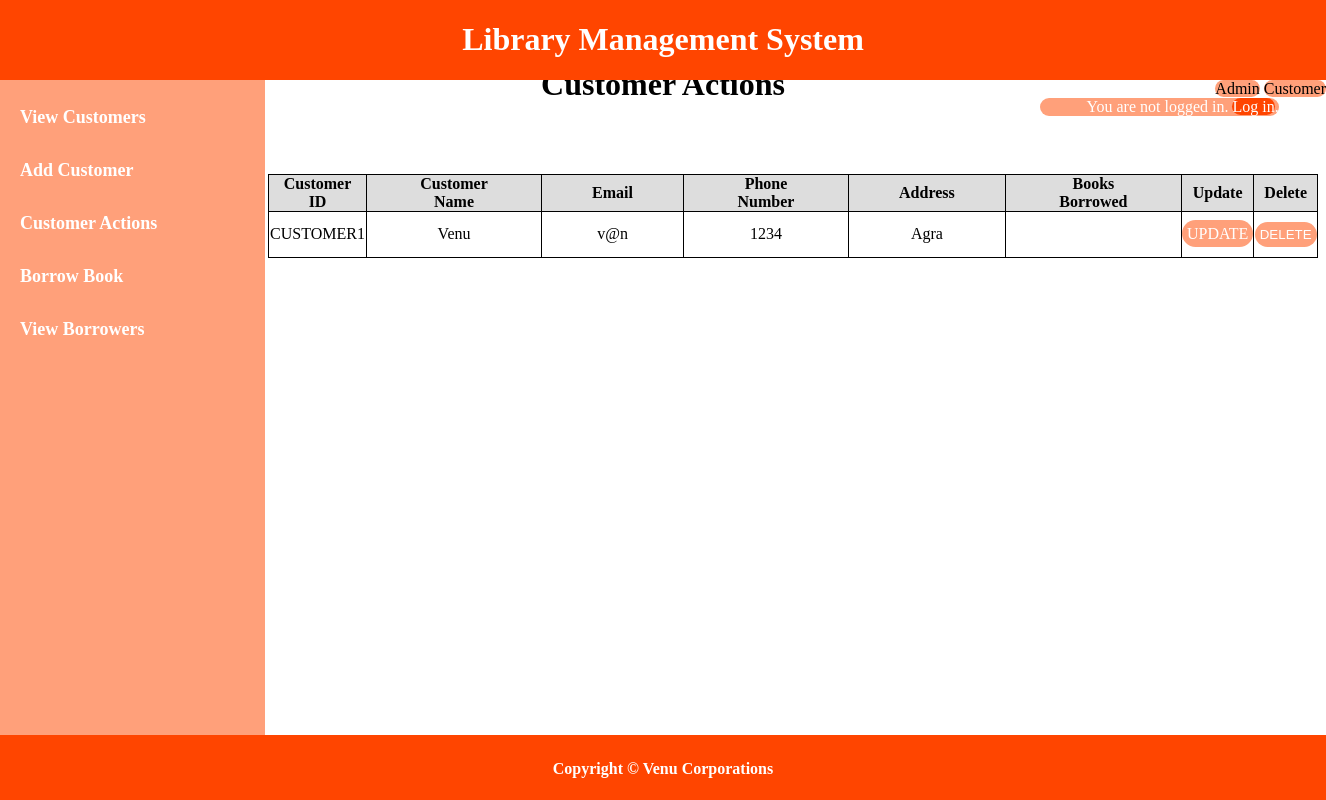
Page /customer-actionspg on the earlier database version.
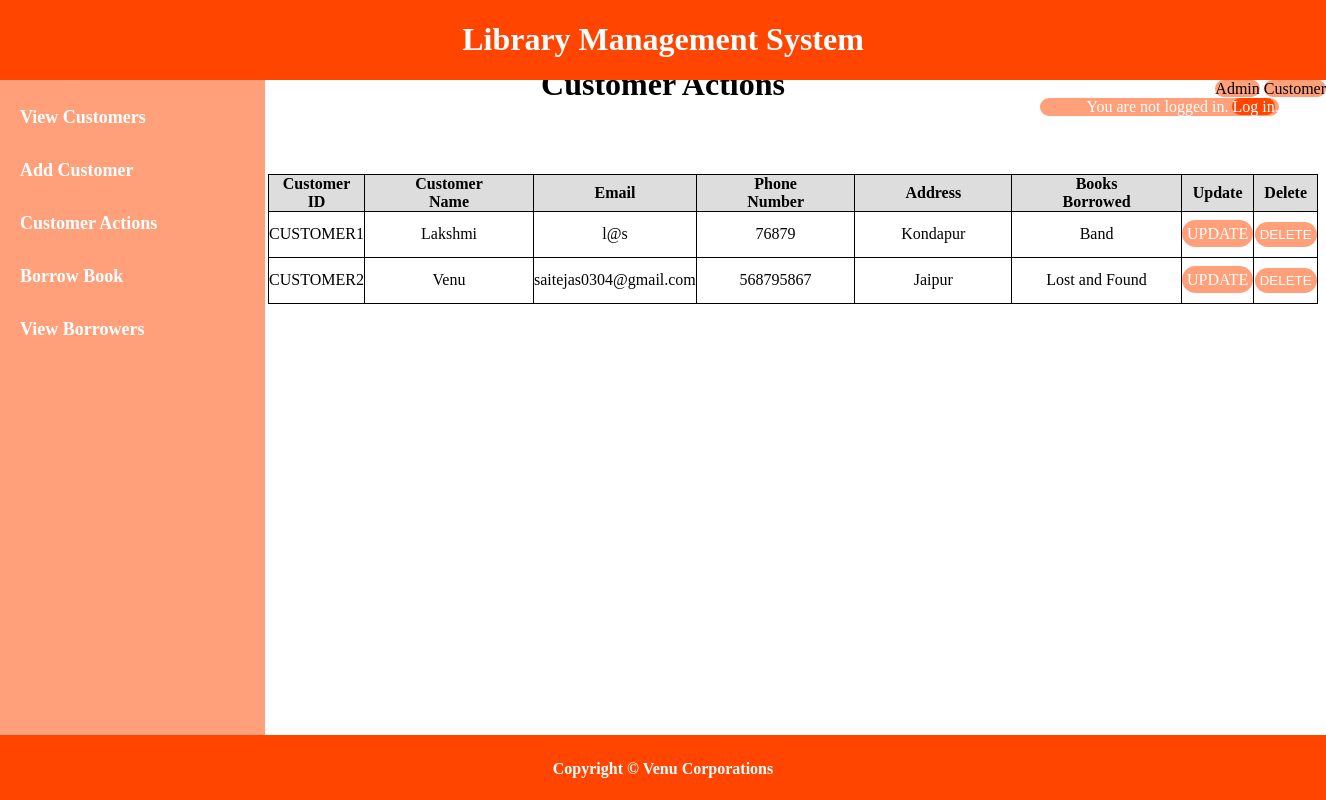
Same page on the later database version.
### tables this page shows
CREATE TABLE customers (custid TEXT PRIMARY KEY, 
                custname TEXT NOT NULL, emailid TEXT NOT NULL, pnum TEXT NOT NULL, 
                address TEXT NOT NULL, booklist TEXT NOT NULL);

### customerController.py (the view)
    def customer_actions(self):
        cm = customerModel(app)
        custdata = cm.fetch_cust()
        return render_template("customer_actions.html", custdata = custdata)

### customer_model.py (called while the page is built)
    def fetch_cust(self):
        self.cur.execute("SELECT * FROM customers")
        custdata = self.cur.fetchall()
        return custdata

    def __del__(self):
        self.cur.close()
        self.conn.close()

### templates/customer_actions.html
{% extends "layoutCustomer.html" %}
{% block body %}
<div class="heading-index">
    <h1>Customer Actions</h1>
</div>
<div class="add-form">
    <table class="responsive-table">
        <thead>
            <tr>
                <th class="short">Customer ID</th>
                <th>Customer Name</th>
                <th>Email</th>
                <th>Phone Number</th>
                <th>Address</th>
                <th>Books Borrowed</th>
                <th class="short">Update</th>
                <th class="short">Delete</th>
            </tr>
        </thead>
        <tbody>
            {% for data in custdata %}
            <tr class="cust-{{ data[0] }}">
                <td>{{ data[0] }}</td>
                <td>{{ data[1] }}</td>
                <td>{{ data[2] }}</td>
                <td>{{ data[3] }}</td>
                <td>{{ data[4] }}</td>
                <td>{{ data[5] }}</td>
                <td><a href="update-custpg/{{ data[0] }}" class="func-btn">UPDATE</a></td>
                <td><button data-cust-id = {{ data[0] }} type="button" class="delete-cust func-btn">DELETE</button></td>
            </tr>
            {% endfor %}
        </tbody>
    </table>
</div>
{% endblock %}

Differences in the rows shown:
changed customers "CUSTOMER1": custname "Venu" → "Lakshmi"; emailid "v@n" → "l@s"; pnum "1234" → "76879"; address "Agra" → "Kondapur"; booklist (not shown) → "Band"
added customers: custid "CUSTOMER2", custname "Venu", emailid "saitejas0304@gmail.com", pnum "568795867", address "Jaipur", booklist "Lost and Found"
